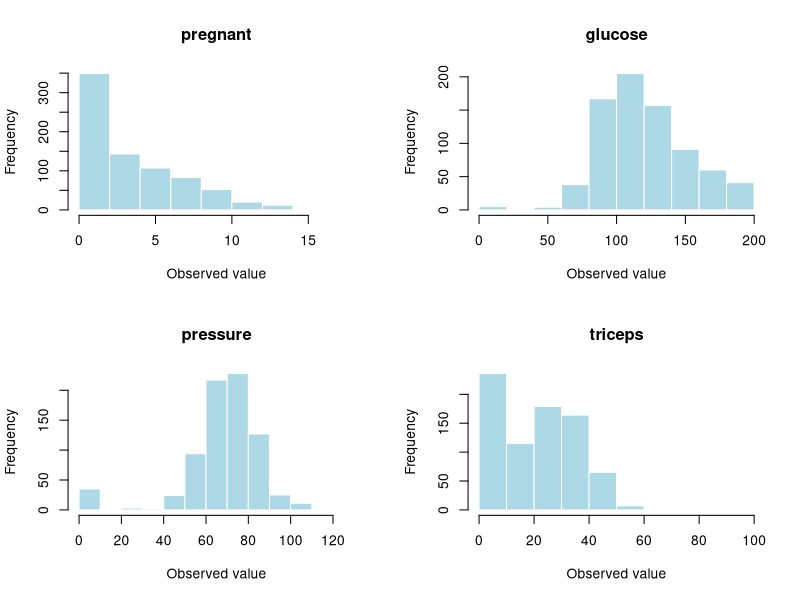
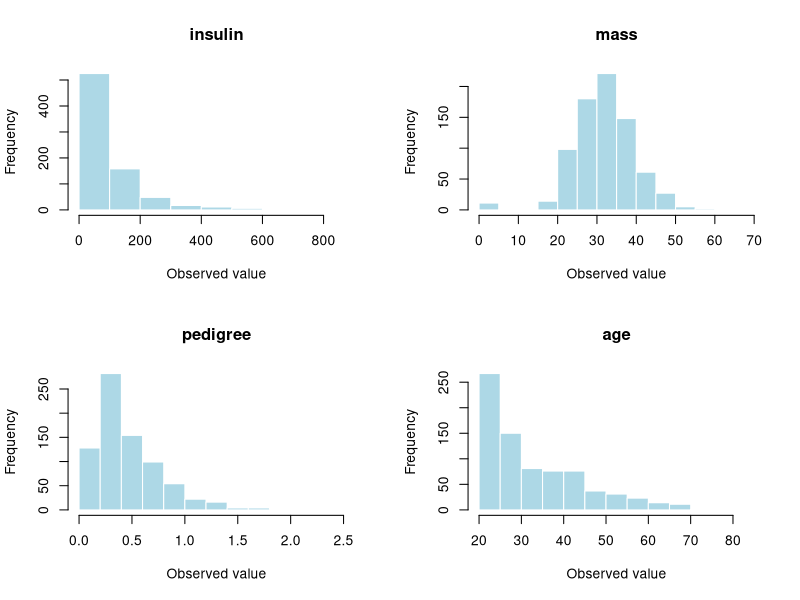
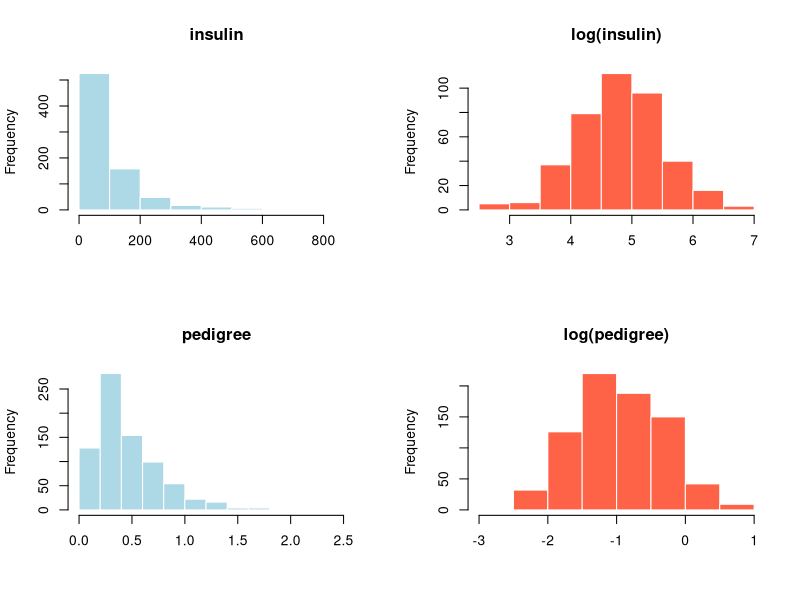
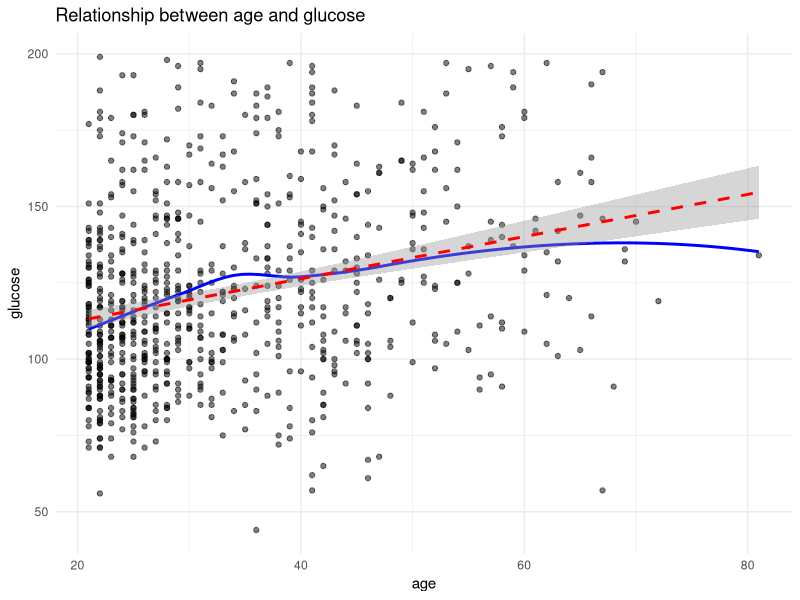

The R source for these figures, in order:
# ============================================================
# Logistic Regression for Diabetes Prediction
# Pima Indians Diabetes Dataset
# ------------------------------------------------------------
# Author: Mònica Rodríguez Gómez
# Dataset: PimaIndiansDiabetes (mlbench), n = 768
# ============================================================

# ------------------------------------------------------------
# 0. Setup
# ------------------------------------------------------------

library(mlbench)
library(ggplot2)
library(caret)

set.seed(123)

# ------------------------------------------------------------
# 1. Data Loading and Exploration
# ------------------------------------------------------------

data(PimaIndiansDiabetes)
datos2 <- PimaIndiansDiabetes

dim(datos2)        # 768 observations, 9 variables
str(datos2)
summary(datos2)

# Check zero values in continuous variables
sapply(datos2[, c("glucose", "pressure", "triceps", "insulin", "mass")],
       function(x) sum(x == 0))

# ------------------------------------------------------------
# 2. Exploratory Data Analysis
# ------------------------------------------------------------

# 2.1 Distribution of quantitative variables
par(mfrow = c(2, 2))
for (x in names(datos2)[1:8]) {
  hist(datos2[[x]], main = x, xlab = "Observed value",
       col = "lightblue", border = "white")
}

# 2.2 Log transformations for skewed variables
par(mfrow = c(2, 2))
hist(datos2$insulin, col = "lightblue", border = "white",
     main = "insulin", xlab = "")
hist(log(datos2$insulin), col = "tomato", border = "white",
     main = "log(insulin)", xlab = "")
hist(datos2$pedigree, col = "lightblue", border = "white",
     main = "pedigree", xlab = "")
hist(log(datos2$pedigree), col = "tomato", border = "white",
     main = "log(pedigree)", xlab = "")

# ------------------------------------------------------------
# 3. Missing Data Handling (Zero Imputation)
# ------------------------------------------------------------

variables <- c("glucose", "pressure", "triceps", "insulin", "mass")

for (v in variables) {
  datos2[[v]][datos2[[v]] == 0] <- NA
  datos2[[v]][is.na(datos2[[v]])] <- median(datos2[[v]], na.rm = TRUE)
}

# ------------------------------------------------------------
# 4. Relationship Between Age and Glucose
# ------------------------------------------------------------

ggplot(datos2, aes(x = age, y = glucose)) +
  geom_point(alpha = 0.5) +
  geom_smooth(method = "loess", se = FALSE, color = "blue") +
  geom_smooth(method = "lm", se = TRUE, linetype = "dashed", color = "red") +
  labs(title = "Relationship between age and glucose") +
  theme_minimal()

cor(datos2$age, datos2$glucose, use = "complete.obs")

# ------------------------------------------------------------
# 5. Logistic Regression Model
# ------------------------------------------------------------

m2_log <- glm(
  diabetes ~ pregnant + glucose + pressure + triceps +
    log(insulin) + mass + log(pedigree) + age,
  data = datos2, family = "binomial"
)
summary(m2_log)

# Odds ratios
OR <- exp(coef(m2_log))
OR

# ------------------------------------------------------------
# 6. Model Evaluation
# ------------------------------------------------------------

# Predicted probabilities
log_pred <- predict(m2_log, type = "response")

# Classification with threshold 0.5
pred_clas <- ifelse(log_pred > 0.5, "pos", "neg")
pred_clas <- factor(pred_clas, levels = c("neg", "pos"))
datos2$diabetes <- factor(datos2$diabetes, levels = c("neg", "pos"))

# Confusion matrix
table(Predicted = pred_clas, Actual = datos2$diabetes)

conf_mat <- confusionMatrix(pred_clas, datos2$diabetes, positive = "pos")
conf_mat

# ------------------------------------------------------------
# 7. Prediction for a New Individual
# ------------------------------------------------------------

nuevo <- data.frame(
  pregnant = 1,
  glucose  = 150,
  pressure = 80,
  triceps  = median(datos2$triceps),
  insulin  = 180,
  mass     = 35,
  pedigree = 0.8,
  age      = 50
)

prob_nueva <- predict(m2_log, newdata = nuevo, type = "response")
prob_nueva

# ------------------------------------------------------------
# 8. Session Information
# ------------------------------------------------------------

sessionInfo()
